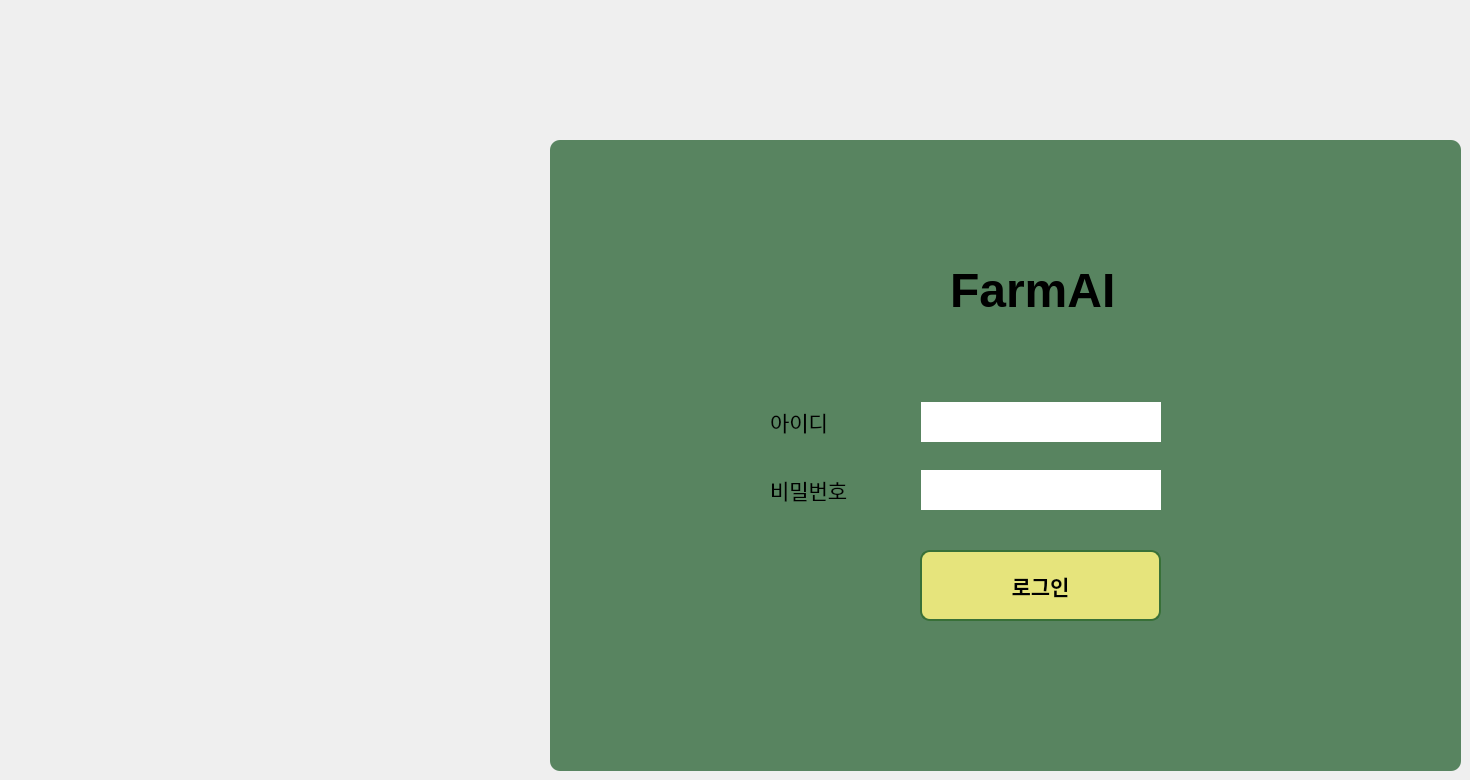
          <widget class="QWidget" name="page_4">
           <property name="styleSheet">
            <string notr="true">#page_4 {
    border-image: url(/home/jieun/ws/FarmAI/icons/loginbackground.jpg);
	}
</string>
           </property>
           <widget class="QWidget" name="widget" native="true">
            <property name="geometry">
             <rect>
              <x>550</x>
              <y>140</y>
              <width>911</width>
              <height>631</height>
             </rect>
            </property>
            <property name="styleSheet">
             <string notr="true">* {
    border: none;
    background-color: transparent;
    background: none;
    padding: 0;
    margin: 0;
	color: rgb(255, 255, 255);
}

#widget {
    background-color: #588460;
    border-radius: 10px;
}

QLabel {
    color: rgb(0, 0, 0);
    background-color: transparent;
}

QLineEdit{
	color: rgb(0, 0, 0);
}
</string>
            </property>
            <widget class="QLabel" name="label_6">
             <property name="geometry">
              <rect>
               <x>400</x>
               <y>110</y>
               <width>201</width>
               <height>81</height>
              </rect>
             </property>
             <property name="font">
              <font>
               <pointsize>36</pointsize>
               <weight>75</weight>
               <bold>true</bold>
              </font>
             </property>
             <property name="styleSheet">
              <string notr="true">background-color: rgba(191, 64, 64, 0);
color: rgb(0, 0, 0);</string>
             </property>
             <property name="text">
              <string>FarmAI</string>
             </property>
            </widget>
            <widget class="QPushButton" name="pushButton_login">
             <property name="geometry">
              <rect>
               <x>370</x>
               <y>410</y>
               <width>241</width>
               <height>71</height>
              </rect>
             </property>
             <property name="font">
              <font>
               <pointsize>16</pointsize>
               <weight>75</weight>
               <bold>true</bold>
              </font>
             </property>
             <property name="styleSheet">
              <string notr="true">QPushButton {
    background-color: #E6E47C;        /* 버튼 배경색 */
    border: 2px solid #387038;        /* 테두리 색과 두께 */
    border-radius: 10px;              /* 모서리를 둥글게 */
    padding: 5px 15px;                /* 버튼의 패딩 */
    color: black;                     /* 글자 색상 */
    font-weight: bold;                /* 글자 굵기 */
}

/* 버튼을 누를 때 스타일 */
QPushButton:pressed {
    background-color: #8FBD99;        /* 눌렀을 때 배경색 */
    padding-top: 6px;                 /* 약간 아래로 눌리는 효과 */
    padding-left: 6px;                /* 눌렸을 때 살짝 오른쪽으로 밀리는 효과 */
}</string>
             </property>
             <property name="text">
              <string>로그인</string>
             </property>
             <property name="flat">
              <bool>false</bool>
             </property>
            </widget>
            <widget class="QWidget" name="layoutWidget">
             <property name="geometry">
              <rect>
               <x>220</x>
               <y>240</y>
               <width>391</width>
               <height>154</height>
              </rect>
             </property>
             <layout class="QVBoxLayout" name="verticalLayout_6">
              <item>
               <layout class="QHBoxLayout" name="horizontalLayout_7">
                <item>
                 <widget class="QLabel" name="label_7">
                  <property name="font">
                   <font>
                    <pointsize>16</pointsize>
                   </font>
                  </property>
                  <property name="text">
                   <string>아이디</string>
                  </property>
                 </widget>
                </item>
                <item>
                 <spacer name="horizontalSpacer_3">
                  <property name="orientation">
                   <enum>Qt::Horizontal</enum>
                  </property>
                  <property name="sizeHint" stdset="0">
                   <size>
                    <width>38</width>
                    <height>20</height>
                   </size>
                  </property>
                 </spacer>
                </item>
                <item>
                 <widget class="QLineEdit" name="lineEdit_id">
                  <property name="minimumSize">
                   <size>
                    <width>240</width>
                    <height>40</height>
                   </size>
                  </property>
                 </widget>
                </item>
               </layout>
              </item>
              <item>
               <layout class="QHBoxLayout" name="horizontalLayout_6">
                <item>
                 <widget class="QLabel" name="label_8">
                  <property name="font">
                   <font>
                    <pointsize>16</pointsize>
                   </font>
                  </property>
                  <property name="text">
                   <string>비밀번호</string>
                  </property>
                 </widget>
                </item>
                <item>
                 <spacer name="horizontalSpacer_2">
                  <property name="orientation">
                   <enum>Qt::Horizontal</enum>
                  </property>
                  <property name="sizeHint" stdset="0">
                   <size>
                    <width>40</width>
                    <height>20</height>
                   </size>
                  </property>
                 </spacer>
                </item>
                <item>
                 <widget class="QLineEdit" name="lineEdit_password">
                  <property name="minimumSize">
                   <size>
                    <width>240</width>
                    <height>40</height>
                   </size>
                  </property>
                  <property name="echoMode">
                   <enum>QLineEdit::Password</enum>
                  </property>
                 </widget>
                </item>
               </layout>
              </item>
             </layout>
            </widget>
           </widget>
          </widget>
